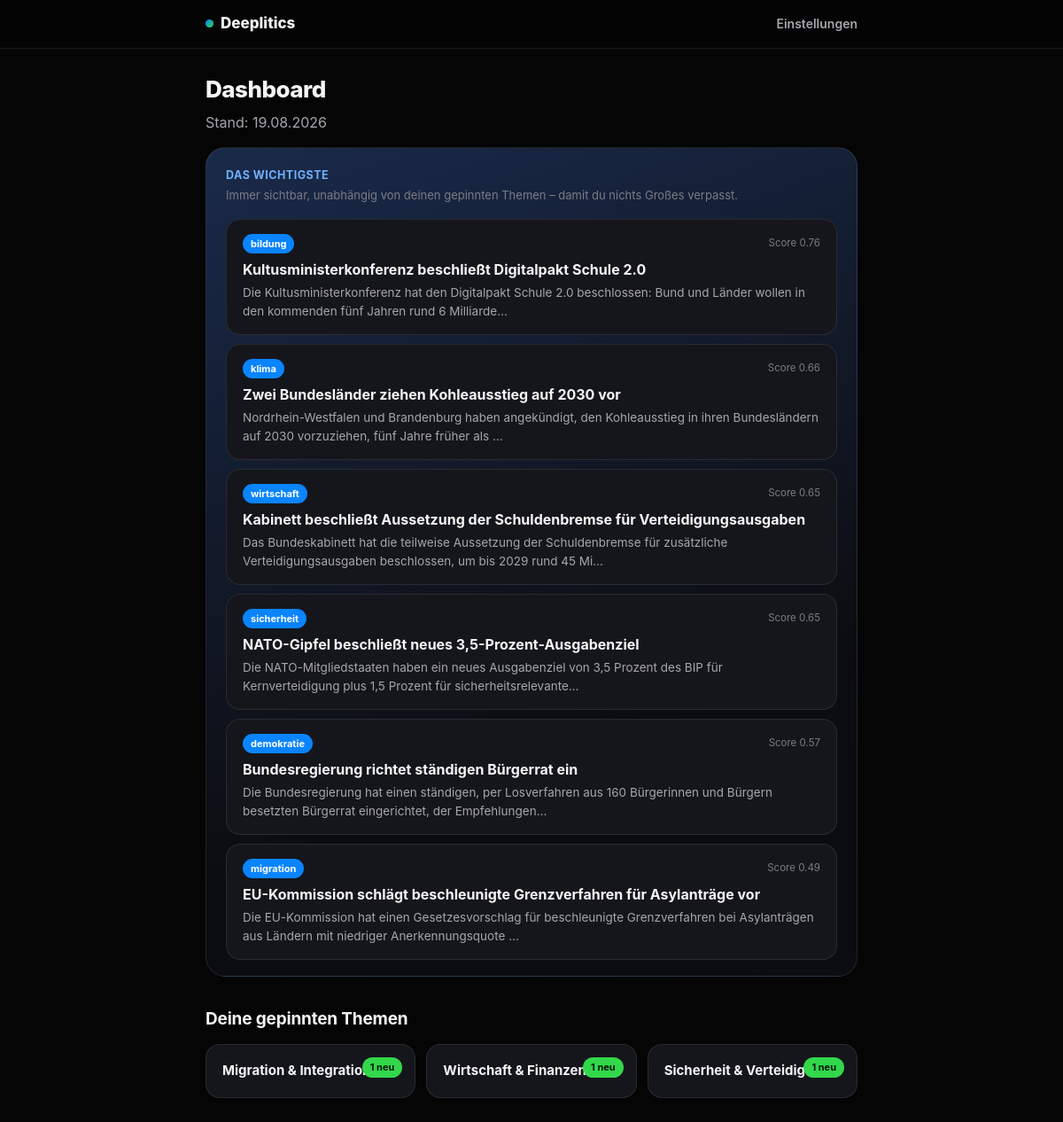
The page / on the database its author committed.
### tables this page shows
CREATE TABLE threads (
    id TEXT PRIMARY KEY,
    title TEXT NOT NULL,
    fact_core TEXT NOT NULL DEFAULT '',
    timeline_json TEXT NOT NULL DEFAULT '[]',
    topic TEXT,
    actors_json TEXT NOT NULL DEFAULT '[]',
    article_ids_json TEXT NOT NULL DEFAULT '[]',
    importance_score REAL NOT NULL DEFAULT 0,
    n_independent_sources INTEGER NOT NULL DEFAULT 0,
    has_official_action INTEGER NOT NULL DEFAULT 0,
    people_affected_estimate INTEGER NOT NULL DEFAULT 0
);

### web/server.py (the view)
@app.route("/")
def dashboard():
    conn = get_conn()
    threads = store.load_threads(conn)
    user = store.load_user(conn, DEFAULT_USER_ID)
    conn.close()
    top_feed = get_top_feed(threads, DEFAULT_CONFIG)
    new_counts = count_new_per_topic(threads, user)
    pinned = [
        {"key": key, "label": TOPIC_LABELS[key], "new_count": new_counts.get(key, 0)}
        for key in user.pinned_topics
    ]
    return render_template(
        "dashboard.html", top_feed=top_feed, pinned=pinned,
        today=datetime.date.today().strftime("%d.%m.%Y"),
    )

### pipeline/feeds.py (called while the page is built)
def get_top_feed(
    threads: list[Thread], config: PipelineConfig = DEFAULT_CONFIG
) -> list[Thread]:
    ranked = sorted(threads, key=lambda t: t.importance_score, reverse=True)
    return ranked[: config.top_feed_size]

def count_new_per_topic(
    threads: list[Thread], user: User
) -> dict[str, int]:
    counts: dict[str, int] = {}
    for th in threads:
        if th.id not in user.last_seen_thread_ids and th.topic:
            counts[th.topic] = counts.get(th.topic, 0) + 1
    return counts

### pipeline/store.py (called while the page is built)
def connect(db_path: str | Path) -> sqlite3.Connection:
    conn = sqlite3.connect(str(db_path))
    conn.row_factory = sqlite3.Row
    conn.executescript(SCHEMA)
    return conn

def _row_to_thread(row: sqlite3.Row) -> Thread:
    return Thread(
        id=row["id"], title=row["title"], fact_core=row["fact_core"],
        timeline=[TimelineEntry(**e) for e in json.loads(row["timeline_json"])],
        topic=row["topic"], actors=json.loads(row["actors_json"]),
        article_ids=json.loads(row["article_ids_json"]),
        importance_score=row["importance_score"],
        n_independent_sources=row["n_independent_sources"],
        has_official_action=bool(row["has_official_action"]),
        people_affected_estimate=row["people_affected_estimate"],
    )

def load_threads(conn: sqlite3.Connection) -> list[Thread]:
    return [_row_to_thread(r) for r in conn.execute("SELECT * FROM threads")]

def load_user(conn: sqlite3.Connection, user_id: str) -> User:
    row = conn.execute("SELECT * FROM users WHERE id=?", (user_id,)).fetchone()
    if not row:
        return User(id=user_id)
    return User(
        id=row["id"], pinned_topics=json.loads(row["pinned_topics_json"]),
        detail_level=row["detail_level"], perspective_breadth=row["perspective_breadth"],
        last_seen_thread_ids=json.loads(row["last_seen_thread_ids_json"]),
    )

### web/server.py (called while the page is built)
def get_conn():
    if not DB_PATH.exists():
        abort(500, "Datenbank nicht gefunden. Zuerst `python3 pipeline/run_pipeline.py` ausfuehren.")
    return store.connect(DB_PATH)

### web/templates/dashboard.html (shortened to what this page needs)
{% extends "base.html" %}
{% block content %}
<h1>Dashboard</h1>
<p style="margin-top:0;">Stand: {{ today }}</p>
<div class="top-tile">
  <div class="eyebrow">Das Wichtigste</div>
  <p class="top-tile-note">Immer sichtbar, unabhängig von deinen gepinnten Themen – damit du nichts Großes verpasst.</p>
  {% if top_feed %}
    {% for th in top_feed %}
      <a class="thread-row" href="{{ url_for('thread_detail', thread_id=th.id) }}">
        <div class="thread-row-top">
          <span class="topic-chip">{{ th.topic }}</span>
          <span class="score-note">Score {{ "%.2f"|format(th.importance_score) }}</span>
        </div>
        <div class="thread-title">{{ th.title }}</div>
        <p class="thread-fact">{{ th.fact_core[:140] }}{% if th.fact_core|length > 140 %}…{% endif %}</p>
      </a>
    {% endfor %}
  {% else %}
    <div class="empty-state">Noch keine Threads vorhanden. Zuerst die Pipeline laufen lassen.</div>
  {% endif %}
</div>
<h2>Deine gepinnten Themen</h2>
{% if pinned %}
  <div class="topic-grid">
    {% for p in pinned %}
      <a class="topic-tile" href="{{ url_for('topic_view', topic_key=p.key) }}">
        {% if p.new_count > 0 %}<span class="new-badge">{{ p.new_count }} neu</span>{% endif %}
        <div class="topic-tile-label">{{ p.label }}</div>
      </a>
    {% endfor %}
  </div>
{% else %}
  <div class="empty-state">Noch keine Themen gepinnt. <a class="nav-link" href="{{ url_for('settings') }}">In den Einstellungen anpinnen.</a></div>
{% endif %}
{% endblock %}

### web/templates/base.html (shortened to what this page needs)
<!DOCTYPE html>
<html lang="de">
<head>
<link rel="stylesheet" href="{{ url_for('static', filename='style.css') }}">
</head>
<body>
<div class="topbar">
  <div class="topbar-inner">
    <a class="brand" href="{{ url_for('dashboard') }}"><span class="brand-dot"></span>Deeplitics</a>
    <a class="nav-link" href="{{ url_for('settings') }}">Einstellungen</a>
  </div>
</div>
<div class="wrap">
  {% block content %}{% endblock %}
</div>
</body>
</html>

### web/static/style.css (style rules this page uses)
* { box-sizing: border-box; }
html, body { margin: 0; padding: 0; }
:root { --bg: #050506; --bg-elevated: #14151a; --bg-card: #15161b; --bg-card-hover: #1b1c22; --ink: #f5f5f7; --ink-secondary: #a6a6ad; --ink-muted: #7b7b83; --border: rgba(255,255,255,0.09); --accent: #0a84ff; --good: #32d74b; --radius-m: 16px; --radius-l: 22px; --font: -apple-system, BlinkMacSystemFont, "SF Pro Display", "SF Pro Text", "Inter", "Segoe UI", Helvetica, Arial, sans-serif; }
body { background: var(--bg); color: var(--ink); font-family: var(--font); line-height: 1.5; -webkit-font-smoothing: antialiased; }
.wrap { max-width: 780px; margin: 0 auto; padding: 26px 22px 90px; }
.topbar { position: sticky; top: 0; z-index: 10; backdrop-filter: blur(20px) saturate(150%); background: rgba(5,5,6,0.72); border-bottom: 1px solid var(--border); }
.topbar-inner { max-width: 780px; margin: 0 auto; padding: 14px 22px; display: flex; align-items: center; justify-content: space-between; }
.brand { display: flex; align-items: center; gap: 8px; font-weight: 800; font-size: 17px; color: var(--ink); text-decoration: none; }
.brand-dot { width: 9px; height: 9px; border-radius: 50%; background: linear-gradient(135deg, var(--accent), var(--good)); }
.nav-link { color: var(--ink-secondary); text-decoration: none; font-size: 14px; font-weight: 600; }
h1 { font-size: 26px; font-weight: 800; letter-spacing: -0.02em; margin: 0 0 6px; }
h2 { font-size: 19px; font-weight: 750; letter-spacing: -0.01em; margin: 34px 0 14px; }
p { color: var(--ink-secondary); }
.eyebrow { font-size: 12.5px; color: var(--ink-muted); font-weight: 700; text-transform: uppercase; letter-spacing: .04em; margin-bottom: 8px; }
.top-tile { background: linear-gradient(160deg, #1a2a4a, #0b0c0f 70%); border: 1px solid var(--border); border-radius: var(--radius-l); padding: 22px 22px 8px; margin-bottom: 30px; }
.top-tile .eyebrow { color: #6fb2ff; }
.top-tile-note { font-size: 13px; color: var(--ink-muted); margin: -4px 0 16px; }
.thread-row { display: block; padding: 16px 18px; border-radius: var(--radius-m); background: var(--bg-card); border: 1px solid var(--border); text-decoration: none; color: var(--ink); margin-bottom: 10px; transition: background .15s, transform .15s; }
.thread-row-top { display: flex; align-items: center; gap: 8px; margin-bottom: 6px; }
.topic-chip { font-size: 11px; font-weight: 700; color: #fff; background: var(--accent); padding: 3px 9px; border-radius: 999px; }
.new-badge { font-size: 11px; font-weight: 700; color: #05150a; background: var(--good); padding: 3px 9px; border-radius: 999px; }
.score-note { font-size: 11.5px; color: var(--ink-muted); margin-left: auto; }
.thread-title { font-size: 16px; font-weight: 700; margin: 0 0 4px; }
.thread-fact { font-size: 13.5px; color: var(--ink-secondary); margin: 0; }
.topic-grid { display: grid; grid-template-columns: repeat(auto-fill, minmax(220px, 1fr)); gap: 12px; }
.topic-tile { display: block; padding: 18px; border-radius: var(--radius-m); background: var(--bg-card); border: 1px solid var(--border); text-decoration: none; color: var(--ink); position: relative; }
.topic-tile .new-badge { position: absolute; top: 14px; right: 14px; }
.topic-tile-label { font-weight: 700; font-size: 15px; }

### rows shown on the page
threads: topic "bildung", importance_score "0.76", title "Kultusministerkonferenz beschließt Digitalpakt Schule 2.0", fact_core "Die Kultusministerkonferenz hat den Digitalpakt Schule 2.0 beschlossen: Bund und Länder wollen in den kommenden fünf Jahren rund 6 Milliarde"
threads: topic "klima", importance_score "0.66", title "Zwei Bundesländer ziehen Kohleausstieg auf 2030 vor", fact_core "Nordrhein-Westfalen und Brandenburg haben angekündigt, den Kohleausstieg in ihren Bundesländern auf 2030 vorzuziehen, fünf Jahre früher als"
threads: topic "wirtschaft", importance_score "0.65", title "Kabinett beschließt Aussetzung der Schuldenbremse für Verteidigungsausgaben", fact_core "Das Bundeskabinett hat die teilweise Aussetzung der Schuldenbremse für zusätzliche Verteidigungsausgaben beschlossen, um bis 2029 rund 45 Mi"
threads: topic "sicherheit", importance_score "0.65", title "NATO-Gipfel beschließt neues 3,5-Prozent-Ausgabenziel", fact_core "Die NATO-Mitgliedstaaten haben ein neues Ausgabenziel von 3,5 Prozent des BIP für Kernverteidigung plus 1,5 Prozent für sicherheitsrelevante"
threads: topic "demokratie", importance_score "0.57", title "Bundesregierung richtet ständigen Bürgerrat ein", fact_core "Die Bundesregierung hat einen ständigen, per Losverfahren aus 160 Bürgerinnen und Bürgern besetzten Bürgerrat eingerichtet, der Empfehlungen"
threads: topic "migration", importance_score "0.49", title "EU-Kommission schlägt beschleunigte Grenzverfahren für Asylanträge vor", fact_core "Die EU-Kommission hat einen Gesetzesvorschlag für beschleunigte Grenzverfahren bei Asylanträgen aus Ländern mit niedriger Anerkennungsquote"

### other values the page prints
{{ p.new_count }} "1" "1" "1"
{{ p.label }} "Migration & Integration" "Wirtschaft & Finanzen" "Sicherheit & Verteidigung"
